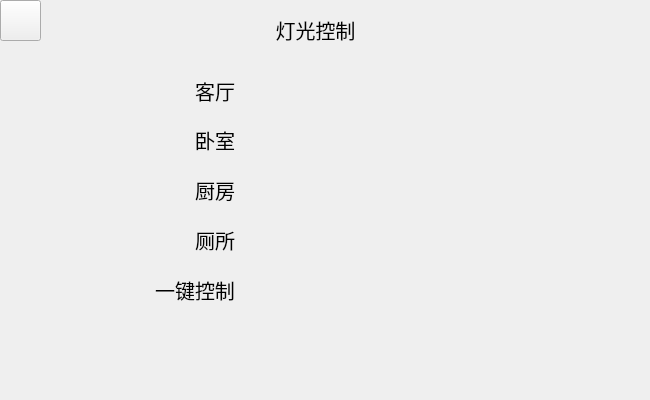
<?xml version="1.0" encoding="UTF-8"?>
<ui version="4.0">
 <class>CtrlBulbWindow</class>
 <widget class="QMainWindow" name="CtrlBulbWindow">
  <property name="geometry">
   <rect>
    <x>0</x>
    <y>0</y>
    <width>650</width>
    <height>400</height>
   </rect>
  </property>
  <property name="windowTitle">
   <string>MainWindow</string>
  </property>
  <widget class="QWidget" name="centralwidget">
   <widget class="QLabel" name="label">
    <property name="geometry">
     <rect>
      <x>190</x>
      <y>71</y>
      <width>50</width>
      <height>40</height>
     </rect>
    </property>
    <property name="minimumSize">
     <size>
      <width>50</width>
      <height>40</height>
     </size>
    </property>
    <property name="maximumSize">
     <size>
      <width>50</width>
      <height>40</height>
     </size>
    </property>
    <property name="font">
     <font>
      <family>宋体</family>
      <pointsize>15</pointsize>
     </font>
    </property>
    <property name="text">
     <string>客厅</string>
    </property>
    <property name="alignment">
     <set>Qt::AlignCenter</set>
    </property>
   </widget>
   <widget class="QLabel" name="label_6">
    <property name="geometry">
     <rect>
      <x>250</x>
      <y>10</y>
      <width>131</width>
      <height>40</height>
     </rect>
    </property>
    <property name="minimumSize">
     <size>
      <width>50</width>
      <height>40</height>
     </size>
    </property>
    <property name="maximumSize">
     <size>
      <width>16777215</width>
      <height>16777215</height>
     </size>
    </property>
    <property name="font">
     <font>
      <family>宋体</family>
      <pointsize>15</pointsize>
     </font>
    </property>
    <property name="text">
     <string>灯光控制</string>
    </property>
    <property name="alignment">
     <set>Qt::AlignCenter</set>
    </property>
   </widget>
   <widget class="QPushButton" name="closeButton">
    <property name="geometry">
     <rect>
      <x>0</x>
      <y>0</y>
      <width>41</width>
      <height>41</height>
     </rect>
    </property>
    <property name="styleSheet">
     <string notr="true">border-image: url(:/image/icon/clear.png);</string>
    </property>
    <property name="text">
     <string/>
    </property>
   </widget>
   <widget class="QToolButton" name="ctrlButton">
    <property name="geometry">
     <rect>
      <x>470</x>
      <y>270</y>
      <width>80</width>
      <height>40</height>
     </rect>
    </property>
    <property name="maximumSize">
     <size>
      <width>80</width>
      <height>40</height>
     </size>
    </property>
    <property name="styleSheet">
     <string notr="true">border-image: url(:/image/icon/close.png);
border-radius: 15px</string>
    </property>
    <property name="text">
     <string/>
    </property>
    <property name="iconSize">
     <size>
      <width>80</width>
      <height>40</height>
     </size>
    </property>
   </widget>
   <widget class="QLabel" name="label_5">
    <property name="geometry">
     <rect>
      <x>145</x>
      <y>270</y>
      <width>100</width>
      <height>40</height>
     </rect>
    </property>
    <property name="minimumSize">
     <size>
      <width>100</width>
      <height>40</height>
     </size>
    </property>
    <property name="maximumSize">
     <size>
      <width>50</width>
      <height>40</height>
     </size>
    </property>
    <property name="font">
     <font>
      <family>宋体</family>
      <pointsize>15</pointsize>
     </font>
    </property>
    <property name="text">
     <string>一键控制</string>
    </property>
    <property name="alignment">
     <set>Qt::AlignCenter</set>
    </property>
   </widget>
   <widget class="QToolButton" name="bedroonButton">
    <property name="geometry">
     <rect>
      <x>466</x>
      <y>121</y>
      <width>80</width>
      <height>40</height>
     </rect>
    </property>
    <property name="maximumSize">
     <size>
      <width>80</width>
      <height>40</height>
     </size>
    </property>
    <property name="styleSheet">
     <string notr="true">border-image: url(:/image/icon/close.png);
border-radius: 15px</string>
    </property>
    <property name="text">
     <string/>
    </property>
    <property name="iconSize">
     <size>
      <width>80</width>
      <height>40</height>
     </size>
    </property>
   </widget>
   <widget class="QLabel" name="label_2">
    <property name="geometry">
     <rect>
      <x>190</x>
      <y>120</y>
      <width>50</width>
      <height>40</height>
     </rect>
    </property>
    <property name="minimumSize">
     <size>
      <width>50</width>
      <height>40</height>
     </size>
    </property>
    <property name="maximumSize">
     <size>
      <width>50</width>
      <height>40</height>
     </size>
    </property>
    <property name="font">
     <font>
      <family>宋体</family>
      <pointsize>15</pointsize>
     </font>
    </property>
    <property name="text">
     <string>卧室</string>
    </property>
    <property name="alignment">
     <set>Qt::AlignCenter</set>
    </property>
   </widget>
   <widget class="QToolButton" name="wcButton">
    <property name="geometry">
     <rect>
      <x>470</x>
      <y>220</y>
      <width>80</width>
      <height>40</height>
     </rect>
    </property>
    <property name="maximumSize">
     <size>
      <width>80</width>
      <height>40</height>
     </size>
    </property>
    <property name="styleSheet">
     <string notr="true">border-image: url(:/image/icon/close.png);
border-radius: 15px</string>
    </property>
    <property name="text">
     <string/>
    </property>
    <property name="iconSize">
     <size>
      <width>80</width>
      <height>40</height>
     </size>
    </property>
   </widget>
   <widget class="QLabel" name="label_4">
    <property name="geometry">
     <rect>
      <x>190</x>
      <y>220</y>
      <width>50</width>
      <height>40</height>
     </rect>
    </property>
    <property name="minimumSize">
     <size>
      <width>50</width>
      <height>40</height>
     </size>
    </property>
    <property name="maximumSize">
     <size>
      <width>50</width>
      <height>40</height>
     </size>
    </property>
    <property name="font">
     <font>
      <family>宋体</family>
      <pointsize>15</pointsize>
     </font>
    </property>
    <property name="text">
     <string>厕所</string>
    </property>
    <property name="alignment">
     <set>Qt::AlignCenter</set>
    </property>
   </widget>
   <widget class="QToolButton" name="kitchenButton">
    <property name="geometry">
     <rect>
      <x>466</x>
      <y>171</y>
      <width>80</width>
      <height>40</height>
     </rect>
    </property>
    <property name="maximumSize">
     <size>
      <width>80</width>
      <height>40</height>
     </size>
    </property>
    <property name="styleSheet">
     <string notr="true">
border-image: url(:/image/icon/close.png);
border-radius: 15px</string>
    </property>
    <property name="text">
     <string/>
    </property>
    <property name="iconSize">
     <size>
      <width>80</width>
      <height>40</height>
     </size>
    </property>
   </widget>
   <widget class="QLabel" name="label_3">
    <property name="geometry">
     <rect>
      <x>190</x>
      <y>170</y>
      <width>50</width>
      <height>40</height>
     </rect>
    </property>
    <property name="minimumSize">
     <size>
      <width>50</width>
      <height>40</height>
     </size>
    </property>
    <property name="maximumSize">
     <size>
      <width>50</width>
      <height>40</height>
     </size>
    </property>
    <property name="font">
     <font>
      <family>宋体</family>
      <pointsize>15</pointsize>
     </font>
    </property>
    <property name="text">
     <string>厨房</string>
    </property>
    <property name="alignment">
     <set>Qt::AlignCenter</set>
    </property>
   </widget>
   <widget class="QToolButton" name="lampButton">
    <property name="geometry">
     <rect>
      <x>466</x>
      <y>71</y>
      <width>80</width>
      <height>40</height>
     </rect>
    </property>
    <property name="maximumSize">
     <size>
      <width>80</width>
      <height>40</height>
     </size>
    </property>
    <property name="styleSheet">
     <string notr="true">
border-image: url(:/image/icon/close.png);
border-radius: 15px</string>
    </property>
    <property name="text">
     <string/>
    </property>
    <property name="iconSize">
     <size>
      <width>80</width>
      <height>40</height>
     </size>
    </property>
    <property name="autoRepeat">
     <bool>false</bool>
    </property>
    <property name="autoExclusive">
     <bool>false</bool>
    </property>
   </widget>
  </widget>
 </widget>
 <resources/>
 <connections/>
</ui>
